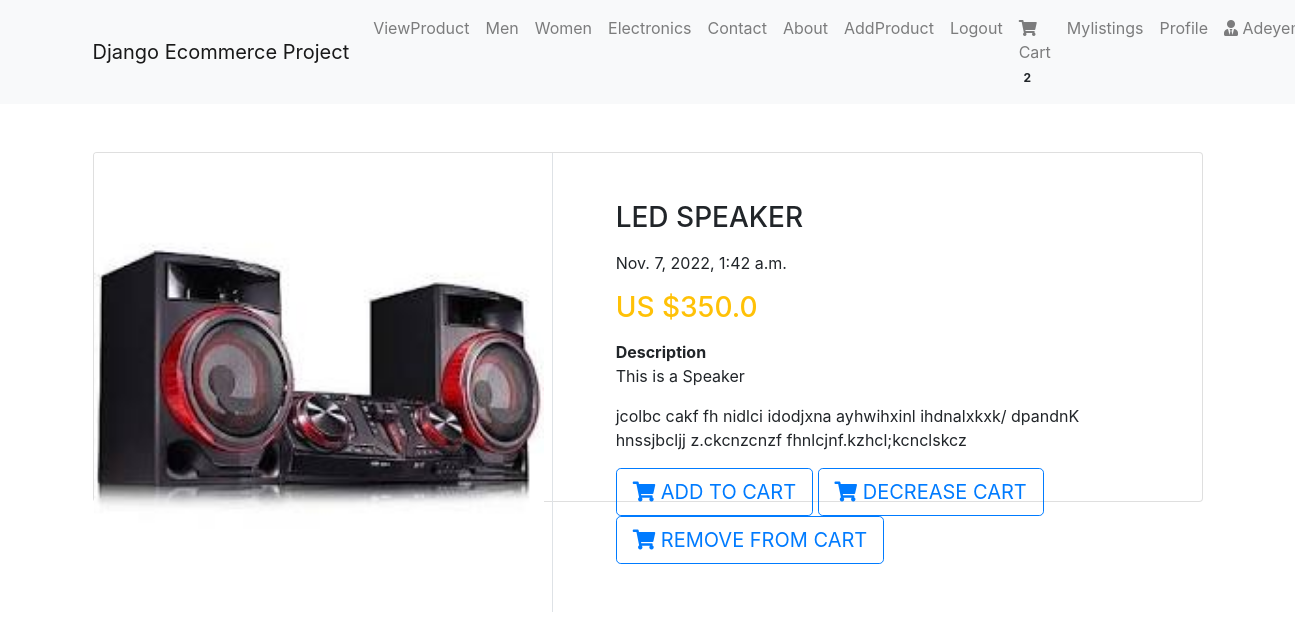
The page /products/product/1/ (signed in) on the database its author committed.
### cartes/models.py (models this page shows, shortened)
class Order(models.Model):
    orderitems  = models.ManyToManyField(Cart)
    user = models.ForeignKey(User, on_delete=models.CASCADE)
    ordered = models.BooleanField(default=False)
    created = models.DateTimeField(auto_now_add=True)
    paymentId = models.CharField(max_length=200, blank=True , null=True)
    orderId = models.CharField(max_length=200, blank=True, null=True)

### products/models.py (models this page shows, shortened)
class  Product(models.Model):
    seller_name = models.ForeignKey(User, on_delete=models.CASCADE,default=1)
    image = models.ImageField(upload_to='images', blank=True)
    name = models.CharField(max_length=300)
    slug = models.SlugField()
    category = models.ForeignKey(Category, on_delete=models.CASCADE, default=True, null=False)
    preview_text = models.TextField(max_length=200, verbose_name='Preview Text')
    detail_text = models.TextField(max_length=1000, verbose_name='Detail Text')
    price = models.FloatField()
    is_published = models.BooleanField(default=True)
    created_at = models.DateTimeField(default=datetime.now, blank=True)

### products/views.py (the view)
# urls.py: path('product/<int:slug>/', ProductDetail.as_view(), name='product'),
class ProductDetail(LoginRequiredMixin, DetailView):
	model = Product

### cartes/templatetags/cart_tag.py (called while the page is built)
@register.filter
def cart_total(user):
    order = Order.objects.filter(user=user, ordered=False)
    if order.exists():
    	return order[0].orderitems.count()
    else:
    	return 0

### products/templates/products/product_detail.html (shortened to what this page needs)
{% extends 'products/base.html' %}
{% load bootstrap4 %}
{% block content %}
<div class="container my-5">
<div class="card">
	<div class="row">
		<aside class="col-sm-5 border-right">
<article class="gallery-wrap">
<div class="img-big-wrap">
  <div> <a href="#"><img src="{{product.image.url}}" class="card-img-top" alt=""style="width: 300px px-5"> </a></div>
</div>
</article>
		</aside>
		<aside class="col-sm-7">
<article class="card-body p-5">
	<h3 class="title mb-3">{{ object.name }}</h3>
	<p class="title mb-3">{{ object.created_at }}</p>
<p class="price-detail-wrap">
	<span class="price h3 text-warning">
		<span class="currency">US $</span><span class="num">{{ object.price }}</span>
</p>
<dl class="item-property">
  <dt>Description</dt>
  <dd><p>{{ object.preview_text }}</p></dd>
  <dd><p>{{ object.detail_text }}</p></dd>
</dl>
	<a href="{% url 'products:cart' object.slug %}" class="btn btn-lg btn-outline-primary text-uppercase"> <i class="fas fa-shopping-cart"></i> Add to cart </a>
	<a href="{% url 'products:decrease-cart' object.slug %}" class="btn btn-lg btn-outline-primary text-uppercase"> <i class="fas fa-shopping-cart"></i> Decrease cart </a>
	<a href="{% url 'products:remove-cart' object.slug %}" class="btn btn-lg btn-outline-primary text-uppercase"> <i class="fas fa-shopping-cart"></i> Remove from cart </a>
</article>
		</aside>
	</div>
</div>
</div>
{% endblock %}

### products/templates/products/base.html (shortened to what this page needs)
{% load static %}
<!DOCTYPE html>
<html lang="en">
<head>
  <link rel="stylesheet" href="https://stackpath.bootstrapcdn.com/bootstrap/4.3.1/css/bootstrap.min.css">
  <link href="https://cdnjs.cloudflare.com/ajax/libs/font-awesome/5.10.2/css/all.css" rel="stylesheet">
  <link rel="stylesheet" href="{% static 'css/main.css' %}">
</head>
<body>
{% include 'products/navbar.html' %}
{% block content %}
{% endblock %}
</body>
</html>

### products/templates/products/navbar.html (shortened to what this page needs)
{% load cart_tag %}
<nav class="navbar navbar-expand-lg navbar-light bg-light">
  <div class="container">
  <a class="navbar-brand" href="#">Django Ecommerce Project</a>
  <div class="collapse navbar-collapse" id="navbarNav">
    <ul class="navbar-nav ml-auto">
        <a href="{% url 'products:home' %}" class="nav-link">ViewProduct</a>
      <li {% if request.path == 'contact' %}class="nav-item active"{% else %}class="nav-item"{% endif %}>
        <a class="nav-link" href="#">Men <span class="sr-only">(current)</span></a>
      </li>
      <li class="nav-item">
        <a class="nav-link" href="#">Women</a>
      </li>
      <li class="nav-item">
        <a class="nav-link" href="#">Electronics</a>
      </li>
       <li class="nav-item">
        <a class="nav-link" href="{% url 'users:contact' %}">Contact</a>
      </li>
      <li class="nav-item">
        <a class="nav-link" href="{% url 'products:about' %}">About</a>
      </li>
      <li class="nav-item">
        <a class="nav-link" href="{% url 'products:addProduct' %}">AddProduct</a>
      </li>
      {% if request.user.is_authenticated %}
      <li class="nav-item">
        <a class="nav-link" href="{% url 'users:logout' %}">Logout</a>
      </li>
      <li class="nav-item">
        <a class="nav-link" href="{% url 'products:cart-home' %}">
          <i class="fa fa-shopping-cart"></i> Cart
          <span class="badge badge-light">{{ request.user| cart_total }}</span>
        </a>
      </li>
      <li class="nav-item">
        <a class="nav-link" href="{% url 'products:mylistings' %}">Mylistings</a>
      </li>
      <li class="nav-item">
        <a class="nav-link" href="{% url 'users:profile' %}">Profile</a>
      </li>
      <li class="nav-item dropdown">
        <a class="nav-link dropdown-toggle" href="#" id="navbarDropdown" role="button" data-toggle="dropdown" aria-haspopup="true" aria-expanded="false">
          <i class="fas fa-user-tie"></i> {{ request.user.username }}
        </a>
      </li>
      {% else %}
       <li class="nav-item">
        <a  class="btn btn-primary" href="{% url 'users:login' %}">Login / Register</a>
      </li>
      {% endif %}
    </ul>
  </div>
  </div>
</nav>

### products/static/css/main.css (style rules this page uses)
.gallery-wrap .img-big-wrap img { height: 450px; width: auto; display: inline-block; cursor: zoom-in; }

### products/templates/products/base.html (style rules this page uses)
.card { height: 350px; }

### rows shown on the page
Product: image (picture), name "LED SPEAKER", created_at "Nov. 7, 2022, 1:42 a.m.", price "350.0", preview_text "This is a Speaker", detail_text "jcolbc cakf fh nidlci idodjxna ayhwihxinl ihdnalxkxk/ dpandnK hnssjbcljj z.ckcnzcnzf fhnlcjnf.kzhcl;kcnclskcz"

### other values the page prints
{{ request.user| cart_total }} "2"
